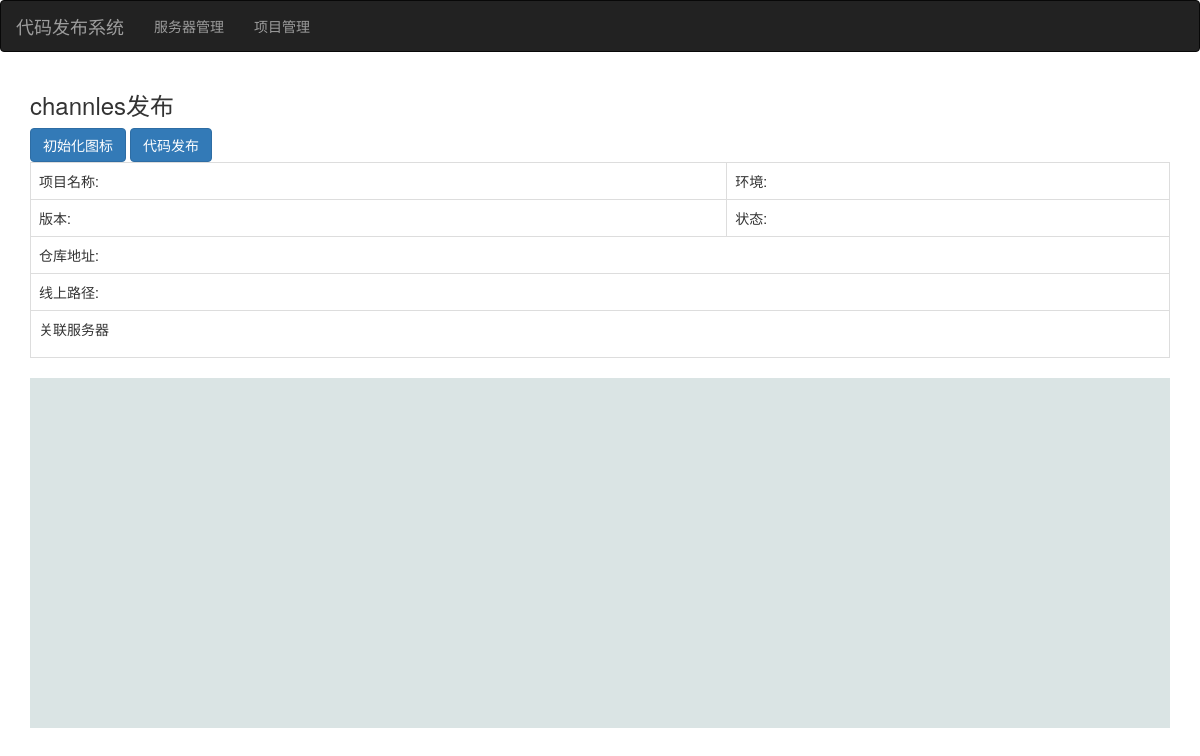
The app's page /deploy/27/, older data.
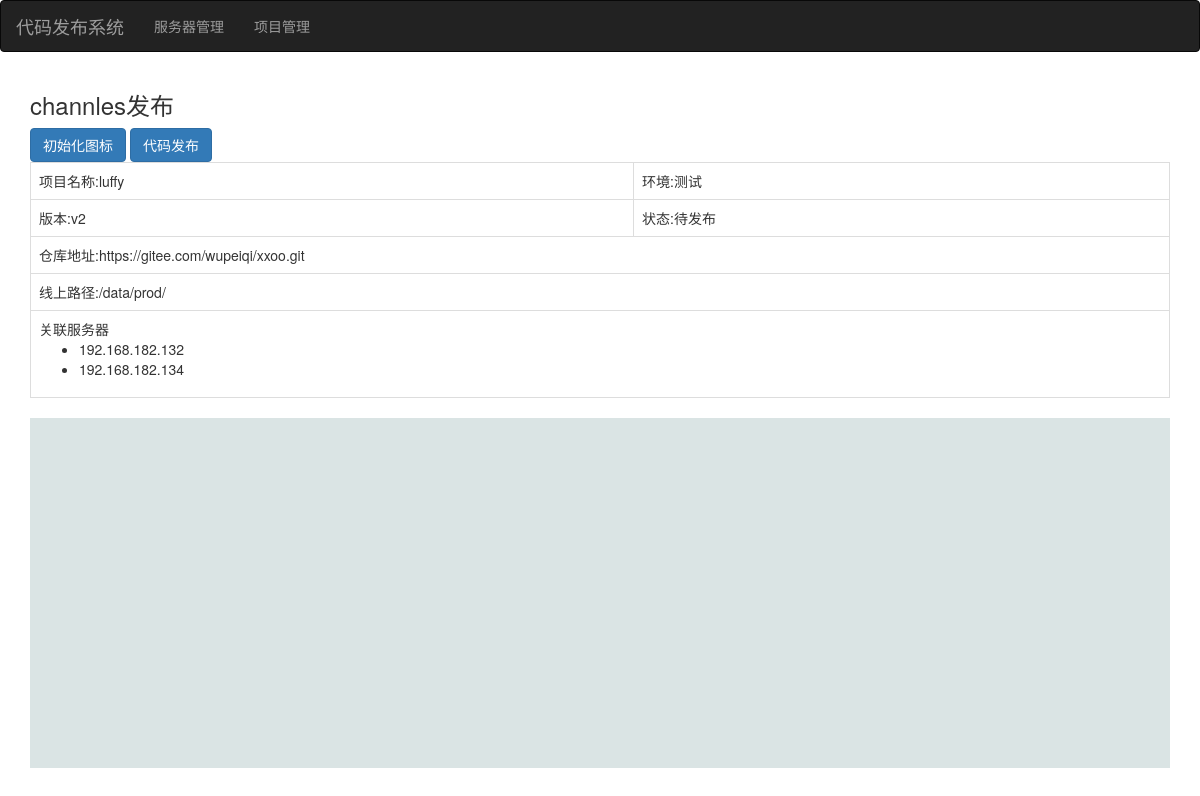
The same page, newer data.
### web/models.py (models this page shows, shortened)
class DeployTask(models.Model):
    uid = models.CharField(verbose_name='标识',max_length=64)
    project = models.ForeignKey(verbose_name='项目环境',to='Project')
    tag = models.CharField(verbose_name='版本',max_length=32)
    status_choices = (
        (1,'待发布'),
        (2, '发布中'),
        (3, '成功'),
        (4, '失败'),
    )
    status = models.IntegerField(verbose_name='状态',choices=status_choices,default=1)
    before_download_script = models.TextField(verbose_name='下载前', null=True, blank=True)
    after_download_script = models.TextField(verbose_name='下载后', null=True, blank=True)
    before_deploy_script = models.TextField(verbose_name='发布前', null=True, blank=True)
    after_deploy_script = models.TextField(verbose_name='发布后', null=True, blank=True)

class Project(models.Model):
    title = models.CharField(verbose_name='项目名',max_length=32)
    repo = models.CharField(verbose_name='仓库地址',max_length=128)
    env_choices = (
        ('prod','正式'),
        ('test','测试'),
    )
    env = models.CharField(verbose_name='环境',max_length=16,choices=env_choices,default='test')
    path = models.CharField(verbose_name='线上项目地址',max_length=128)
    servers = models.ManyToManyField(verbose_name='关联服务器',to='Server')

class Server(models.Model):
    hostname = models.CharField(verbose_name='主机名',max_length=32)
    def __str__(self):# 显示的时候反回字段的名字
        return self.hostname

### web/views/task.py (the view)
# urls.py: url(r'^deploy/(?P<task_id>\d+)/$', task.deploy, name='deploy'),
def deploy(request, task_id):
    task_object = models.DeployTask.objects.filter(id=task_id).first()
    return render(request, 'deploy.html', {'task_object': task_object})

### web/templates/deploy.html (shortened to what this page needs)
{% extends 'layout.html' %}
{% load staticfiles %}
{% block content %}
    <div class="container">
        <h3>channles发布</h3>
        <input type="button" class="btn btn-primary" value="初始化图标" onclick="createDiagram();" />
        <input type="button" class="btn btn-primary" value="代码发布" onclick="doDeploy();" />
        <table class="table table-bordered">
            <tbody>
            <tr>
                <td>项目名称:{{ task_object.project.title }}</td>
                <td>环境:{{ task_object.project.get_env_display }}</td>
            </tr>
            <tr>
                <td>版本:{{ task_object.tag }}</td>
                <td>状态:{{ task_object.get_status_display }}</td>
            </tr>
            <tr>
                <td colspan="2">仓库地址:{{ task_object.project.repo }}</td>
            </tr>
            <tr>
                <td colspan="2">线上路径:{{ task_object.project.path }}</td>
            </tr>
            <tr>
                <td colspan="2">
                    <div>关联服务器</div>
                    <ul>
                        {% for item in task_object.project.servers.all %}
                            <li>{{ item }}</li>
                        {% endfor %}
                    </ul>
                </td>
            </tr>
            </tbody>
        </table>
        <div id="content" style="height:350px; background-color: #DAE4E4;"></div>
    </div>
{% endblock %}

### web/templates/layout.html (shortened to what this page needs)
<!DOCTYPE html>
<html lang="en">
<head>
    <link href="https://cdn.bootcss.com/twitter-bootstrap/3.3.7/css/bootstrap.min.css" rel="stylesheet">
</head>
<body>
<nav class="navbar navbar-inverse">
    <div class="container-fluid">
        <div class="navbar-header">
            <a class="navbar-brand" href="/">代码发布系统</a>
        </div>
        <div class="collapse navbar-collapse" id="bs-example-navbar-collapse-1">
            <ul class="nav navbar-nav">
                <li><a href="{% url 'server_list' %}">服务器管理</a></li>
                <li><a href="{% url 'project_list' %}">项目管理</a></li>
            </ul>
        </div>
    </div>
</nav>
{% block content %}{% endblock %}
</body>
</html>

### web/templates/layout.html (style rules this page uses)
body { margin: 0; }

Row changes from the older to the newer data that the page shows:
added DeployTask: project "luffy", project.env "测试", tag "v2", status "待发布", project.repo "https://gitee.com/wupeiqi/xxoo.git", project.path "/data/prod/"
now on this page (row unchanged): Server: hostname "192.168.182.132"
now on this page (row unchanged): Server: hostname "192.168.182.134"
